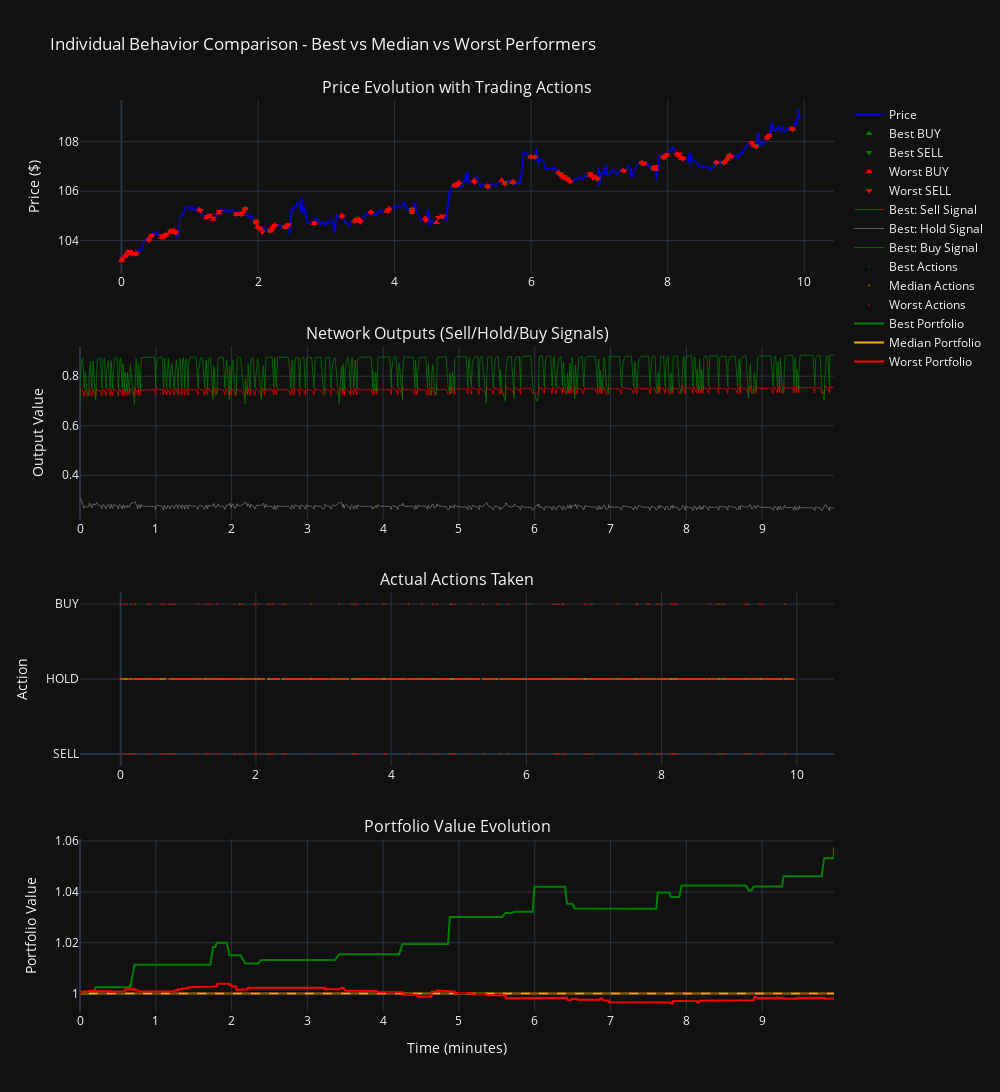

The cell this chart's notebook holds for it:
### Code cell
# Visualize individual behaviors
fig = make_subplots(
    rows=4, cols=1,
    subplot_titles=[
        'Price Evolution with Trading Actions',
        'Network Outputs (Sell/Hold/Buy Signals)',
        'Actual Actions Taken',
        'Portfolio Value Evolution'
    ],
    vertical_spacing=0.08,
    specs=[[{"secondary_y": False}]] * 4
)

time_minutes = (timestamps - timestamps[0]) / 60

# 1. Price with trading markers
fig.add_trace(
    go.Scatter(
        x=time_minutes,
        y=prices,
        mode='lines',
        name='Price',
        line=dict(color='blue', width=1.5),
        opacity=0.8
    ),
    row=1, col=1
)

# Add trading actions for each individual
for label, data in analysis_results.items():
    buy_mask = data['actions'] == 2
    sell_mask = data['actions'] == 0
    
    if np.any(buy_mask):
        fig.add_trace(
            go.Scatter(
                x=time_minutes[buy_mask],
                y=prices[buy_mask],
                mode='markers',
                name=f'{label} BUY',
                marker=dict(color=data['color'], size=6, symbol='triangle-up')
            ),
            row=1, col=1
        )
    
    if np.any(sell_mask):
        fig.add_trace(
            go.Scatter(
                x=time_minutes[sell_mask],
                y=prices[sell_mask],
                mode='markers',
                name=f'{label} SELL',
                marker=dict(color=data['color'], size=6, symbol='triangle-down')
            ),
            row=1, col=1
        )

# 2. Network outputs (show only best individual to avoid clutter)
best_data = analysis_results['Best']
output_names = ['Sell Signal', 'Hold Signal', 'Buy Signal']
output_colors = ['red', 'gray', 'green']

for i in range(3):
    fig.add_trace(
        go.Scatter(
            x=time_minutes,
            y=best_data['outputs'][:, i],
            mode='lines',
            name=f'Best: {output_names[i]}',
            line=dict(color=output_colors[i], width=1),
            opacity=0.7
        ),
        row=2, col=1
    )

# 3. Actions comparison
for label, data in analysis_results.items():
    fig.add_trace(
        go.Scatter(
            x=time_minutes,
            y=data['actions'],
            mode='markers',
            name=f'{label} Actions',
            marker=dict(color=data['color'], size=2),
            opacity=0.6
        ),
        row=3, col=1
    )

# 4. Portfolio evolution
for label, data in analysis_results.items():
    fig.add_trace(
        go.Scatter(
            x=time_minutes,
            y=data['portfolio'],
            mode='lines',
            name=f'{label} Portfolio',
            line=dict(color=data['color'], width=2)
        ),
        row=4, col=1
    )

# Add break-even line
fig.add_hline(y=1.0, line_dash="dash", line_color="black", opacity=0.5, row=4, col=1)

# Update layout
fig.update_xaxes(title_text="Time (minutes)", row=4, col=1)
fig.update_yaxes(title_text="Price ($)", row=1, col=1)
fig.update_yaxes(title_text="Output Value", row=2, col=1)
fig.update_yaxes(title_text="Action", row=3, col=1, tickvals=[0, 1, 2], ticktext=['SELL', 'HOLD', 'BUY'])
fig.update_yaxes(title_text="Portfolio Value", row=4, col=1)

fig.update_layout(
    title=f"Individual Behavior Comparison - Best vs Median vs Worst Performers",
    height=1200,
    width=1000,
    showlegend=True
)

fig.show()

### Figure 1 — Plotly figure (JSON) as saved in the notebook; plotly's stock layout.template omitted (floating-point values rounded to 4 significant figures; data arrays with more than 128 entries replaced by an {"elided": "..."} marker saying what was removed)
{"data": [{"line": {"color": "blue", "width": 1.5}, "mode": "lines", "name": "Price", "opacity": 0.8, "x": {"elided": "3492 float values"}, "y": {"elided": "3492 float values"}, "type": "scatter", "xaxis": "x", "yaxis": "y"}, {"marker": {"color": "green", "size": 6, "symbol": "triangle-up"}, "mode": "markers", "name": "Best BUY", "x": [0.001164, 0.2168, 0.7266, 1.758, 1.814, 1.974, 2.183, 2.406, 3.435, 4.255, 4.881, 5.365, 5.615, 5.729, 6.053, 6.433, 6.531, 6.974, 7.629, 7.797, 7.949, 8.837, 8.896, 9.293, 9.828], "y": [103.2, 103.5, 104.3, 105.1, 105.3, 104.7, 104.4, 104.6, 104.8, 105.1, 106.2, 106.2, 106.3, 106.4, 107.4, 106.7, 106.5, 106.5, 107.1, 106.9, 107.4, 107.2, 107.4, 107.8, 108.5], "type": "scatter", "xaxis": "x", "yaxis": "y"}, {"marker": {"color": "green", "size": 6, "symbol": "triangle-down"}, "mode": "markers", "name": "Best SELL", "x": [0.2063, 0.7194, 1.756, 1.805, 1.972, 2.18, 2.392, 3.42, 4.255, 4.88, 5.361, 5.614, 5.729, 5.995, 6.425, 6.529, 6.974, 7.622, 7.796, 7.937, 8.821, 8.889, 9.282, 9.819], "y": [103.5, 104.4, 105.1, 105.3, 104.8, 104.4, 104.6, 104.8, 105.3, 106.2, 106.2, 106.3, 106.3, 107.4, 106.7, 106.5, 106.5, 107.2, 107.0, 107.4, 107.2, 107.3, 107.8, 108.5], "type": "scatter", "xaxis": "x", "yaxis": "y"}, {"marker": {"color": "red", "size": 6, "symbol": "triangle-up"}, "mode": "markers", "name": "Worst BUY", "x": [0.0, 0.05588, 0.09345, 0.1557, 0.2063, 0.3998, 0.4301, 0.5866, 0.6219, 0.6535, 0.7194, 0.7643, 0.7961, 1.14, 1.243, 1.295, 1.342, 1.425, 1.684, 1.756, 1.786, 1.972, 1.995, 2.044, 2.18, 2.211, 2.245, 2.392, 2.438, 2.82, 3.229, 3.42, 3.469, 3.49, 3.655, 3.886, 3.919, 4.255, 4.449, 4.614, 4.675, 4.88, 4.9, 4.941, 5.163, 5.361, 5.569, 5.729, 5.995, 6.4, 6.452, 6.48, 6.529, 6.558, 6.862, 6.89, 6.946, 7.347, 7.622, 7.648, 7.796, 7.822, 7.937, 7.986, 8.138, 8.165, 8.197, 8.223, 8.713, 8.821, 8.861, 8.921, 9.23, 9.263, 9.455, 9.485, 9.819], "y": [103.2, 103.4, 103.5, 103.5, 103.5, 104.0, 104.2, 104.1, 104.2, 104.2, 104.4, 104.4, 104.3, 105.2, 104.9, 105.0, 104.9, 105.1, 105.1, 105.1, 105.2, 104.8, 104.6, 104.5, 104.4, 104.5, 104.6, 104.6, 104.6, 104.7, 105.0, 104.8, 104.9, 104.8, 105.2, 105.2, 105.3, 105.3, 104.9, 104.7, 105.0, 106.2, 106.3, 106.3, 106.4, 106.2, 106.4, 106.3, 107.4, 106.8, 106.6, 106.5, 106.5, 106.4, 106.6, 106.6, 106.6, 106.8, 107.2, 107.1, 107.0, 106.9, 107.4, 107.5, 107.5, 107.4, 107.3, 107.3, 107.2, 107.2, 107.3, 107.4, 107.9, 107.9, 108.1, 108.2, 108.5], "type": "scatter", "xaxis": "x", "yaxis": "y"}, {"marker": {"color": "red", "size": 6, "symbol": "triangle-down"}, "mode": "markers", "name": "Worst SELL", "x": [0.01338, 0.07062, 0.1208, 0.169, 0.2168, 0.4005, 0.4447, 0.5946, 0.6269, 0.6607, 0.7266, 0.7713, 0.7975, 1.155, 1.257, 1.295, 1.345, 1.431, 1.685, 1.758, 1.814, 1.974, 2.003, 2.063, 2.183, 2.216, 2.248, 2.406, 2.446, 2.827, 3.23, 3.435, 3.469, 3.498, 3.656, 3.902, 3.92, 4.255, 4.455, 4.642, 4.708, 4.881, 4.916, 4.941, 5.171, 5.365, 5.615, 5.729, 6.053, 6.433, 6.461, 6.481, 6.531, 6.569, 6.863, 6.904, 6.974, 7.36, 7.629, 7.651, 7.797, 7.823, 7.949, 7.987, 8.143, 8.172, 8.201, 8.223, 8.714, 8.837, 8.896, 8.933, 9.232, 9.293, 9.46, 9.487, 9.828], "y": [103.3, 103.4, 103.6, 103.5, 103.5, 104.0, 104.2, 104.2, 104.2, 104.3, 104.3, 104.4, 104.3, 105.2, 105.0, 105.0, 104.9, 105.2, 105.1, 105.1, 105.3, 104.7, 104.5, 104.3, 104.4, 104.5, 104.6, 104.6, 104.6, 104.7, 105.0, 104.8, 104.8, 104.7, 105.1, 105.2, 105.2, 105.1, 104.8, 104.9, 105.0, 106.2, 106.3, 106.3, 106.4, 106.2, 106.3, 106.4, 107.4, 106.7, 106.6, 106.6, 106.5, 106.4, 106.7, 106.6, 106.5, 106.8, 107.1, 107.1, 106.9, 107.0, 107.4, 107.5, 107.5, 107.5, 107.3, 107.3, 107.2, 107.2, 107.4, 107.4, 108.0, 107.8, 108.2, 108.2, 108.5], "type": "scatter", "xaxis": "x", "yaxis": "y"}, {"line": {"color": "red", "width": 1}, "mode": "lines", "name": "Best: Sell Signal", "opacity": 0.7, "x": {"elided": "3492 float values"}, "y": {"elided": "3492 float values"}, "type": "scatter", "xaxis": "x2", "yaxis": "y2"}, {"line": {"color": "gray", "width": 1}, "mode": "lines", "name": "Best: Hold Signal", "opacity": 0.7, "x": {"elided": "3492 float values"}, "y": {"elided": "3492 float values"}, "type": "scatter", "xaxis": "x2", "yaxis": "y2"}, {"line": {"color": "green", "width": 1}, "mode": "lines", "name": "Best: Buy Signal", "opacity": 0.7, "x": {"elided": "3492 float values"}, "y": {"elided": "3492 float values"}, "type": "scatter", "xaxis": "x2", "yaxis": "y2"}, {"marker": {"color": "green", "size": 2}, "mode": "markers", "name": "Best Actions", "opacity": 0.6, "x": {"elided": "3492 float values"}, "y": {"elided": "3492 int values"}, "type": "scatter", "xaxis": "x3", "yaxis": "y3"}, {"marker": {"color": "orange", "size": 2}, "mode": "markers", "name": "Median Actions", "opacity": 0.6, "x": {"elided": "3492 float values"}, "y": {"elided": "3492 int values"}, "type": "scatter", "xaxis": "x3", "yaxis": "y3"}, {"marker": {"color": "red", "size": 2}, "mode": "markers", "name": "Worst Actions", "opacity": 0.6, "x": {"elided": "3492 float values"}, "y": {"elided": "3492 int values"}, "type": "scatter", "xaxis": "x3", "yaxis": "y3"}, {"line": {"color": "green", "width": 2}, "mode": "lines", "name": "Best Portfolio", "x": {"elided": "3492 float values"}, "y": {"elided": "3492 float values"}, "type": "scatter", "xaxis": "x4", "yaxis": "y4"}, {"line": {"color": "orange", "width": 2}, "mode": "lines", "name": "Median Portfolio", "x": {"elided": "3492 float values"}, "y": {"elided": "3492 float values"}, "type": "scatter", "xaxis": "x4", "yaxis": "y4"}, {"line": {"color": "red", "width": 2}, "mode": "lines", "name": "Worst Portfolio", "x": {"elided": "3492 float values"}, "y": {"elided": "3492 float values"}, "type": "scatter", "xaxis": "x4", "yaxis": "y4"}], "layout": {"xaxis": {"anchor": "y", "domain": [0.0, 1.0]}, "yaxis": {"anchor": "x", "domain": [0.81, 1.0], "title": {"text": "Price ($)"}}, "xaxis2": {"anchor": "y2", "domain": [0.0, 1.0]}, "yaxis2": {"anchor": "x2", "domain": [0.54, 0.73], "title": {"text": "Output Value"}}, "xaxis3": {"anchor": "y3", "domain": [0.0, 1.0]}, "yaxis3": {"anchor": "x3", "domain": [0.27, 0.46], "title": {"text": "Action"}, "tickvals": [0, 1, 2], "ticktext": ["SELL", "HOLD", "BUY"]}, "xaxis4": {"anchor": "y4", "domain": [0.0, 1.0], "title": {"text": "Time (minutes)"}}, "yaxis4": {"anchor": "x4", "domain": [0.0, 0.19], "title": {"text": "Portfolio Value"}}, "annotations": [{"font": {"size": 16}, "showarrow": false, "text": "Price Evolution with Trading Actions", "x": 0.5, "xanchor": "center", "xref": "paper", "y": 1.0, "yanchor": "bottom", "yref": "paper"}, {"font": {"size": 16}, "showarrow": false, "text": "Network Outputs (Sell/Hold/Buy Signals)", "x": 0.5, "xanchor": "center", "xref": "paper", "y": 0.73, "yanchor": "bottom", "yref": "paper"}, {"font": {"size": 16}, "showarrow": false, "text": "Actual Actions Taken", "x": 0.5, "xanchor": "center", "xref": "paper", "y": 0.46, "yanchor": "bottom", "yref": "paper"}, {"font": {"size": 16}, "showarrow": false, "text": "Portfolio Value Evolution", "x": 0.5, "xanchor": "center", "xref": "paper", "y": 0.19, "yanchor": "bottom", "yref": "paper"}], "shapes": [{"line": {"color": "black", "dash": "dash"}, "opacity": 0.5, "type": "line", "x0": 0, "x1": 1, "xref": "x4 domain", "y0": 1.0, "y1": 1.0, "yref": "y4"}], "title": {"text": "Individual Behavior Comparison - Best vs Median vs Worst Performers"}, "height": 1200, "width": 1000, "showlegend": true}}
